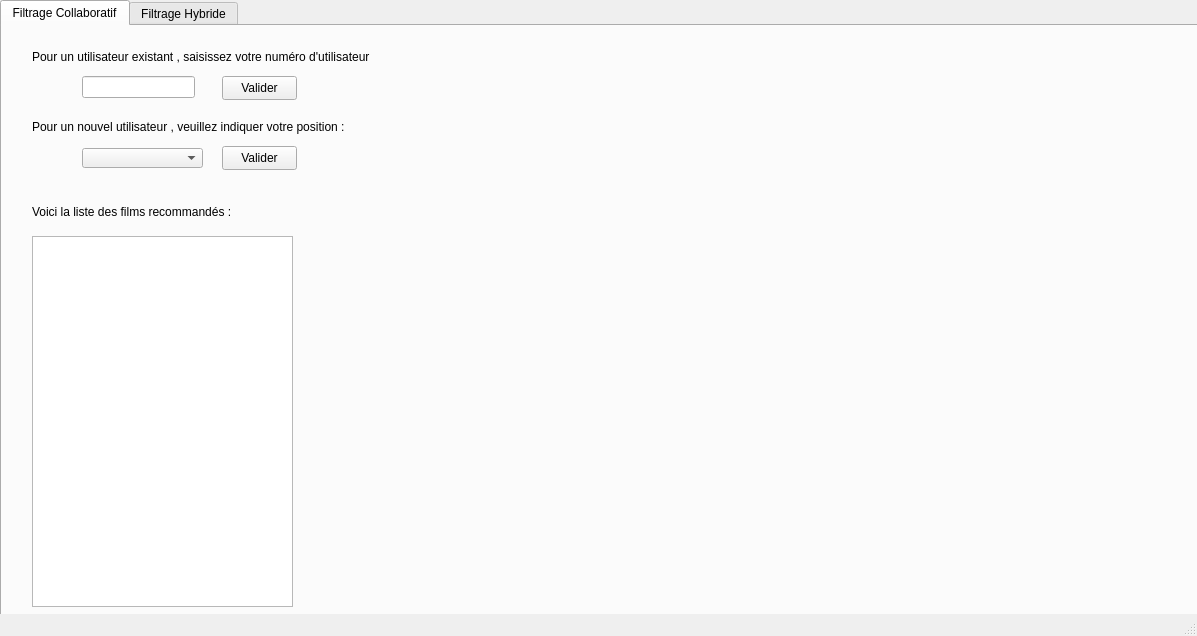
<?xml version="1.0" encoding="UTF-8"?>
<ui version="4.0">
 <class>MainWindow</class>
 <widget class="QMainWindow" name="MainWindow">
  <property name="geometry">
   <rect>
    <x>0</x>
    <y>0</y>
    <width>1197</width>
    <height>636</height>
   </rect>
  </property>
  <property name="windowTitle">
   <string>MainWindow</string>
  </property>
  <widget class="QWidget" name="centralwidget">
   <widget class="QTabWidget" name="tabWidget">
    <property name="geometry">
     <rect>
      <x>0</x>
      <y>0</y>
      <width>1201</width>
      <height>631</height>
     </rect>
    </property>
    <property name="currentIndex">
     <number>0</number>
    </property>
    <widget class="QWidget" name="tab">
     <attribute name="title">
      <string>Filtrage Collaboratif</string>
     </attribute>
     <widget class="QLabel" name="label">
      <property name="geometry">
       <rect>
        <x>30</x>
        <y>20</y>
        <width>341</width>
        <height>21</height>
       </rect>
      </property>
      <property name="text">
       <string>Pour un utilisateur existant , saisissez votre numéro d'utilisateur</string>
      </property>
     </widget>
     <widget class="QLineEdit" name="lineEdit">
      <property name="geometry">
       <rect>
        <x>80</x>
        <y>50</y>
        <width>113</width>
        <height>22</height>
       </rect>
      </property>
     </widget>
     <widget class="QPushButton" name="pushButton">
      <property name="geometry">
       <rect>
        <x>220</x>
        <y>50</y>
        <width>75</width>
        <height>24</height>
       </rect>
      </property>
      <property name="text">
       <string>Valider</string>
      </property>
     </widget>
     <widget class="QLabel" name="label_2">
      <property name="geometry">
       <rect>
        <x>30</x>
        <y>90</y>
        <width>331</width>
        <height>21</height>
       </rect>
      </property>
      <property name="text">
       <string>Pour un nouvel utilisateur , veuillez indiquer votre position :</string>
      </property>
     </widget>
     <widget class="QComboBox" name="comboBox">
      <property name="geometry">
       <rect>
        <x>80</x>
        <y>122</y>
        <width>121</width>
        <height>20</height>
       </rect>
      </property>
     </widget>
     <widget class="QPushButton" name="pushButton_2">
      <property name="geometry">
       <rect>
        <x>220</x>
        <y>120</y>
        <width>75</width>
        <height>24</height>
       </rect>
      </property>
      <property name="text">
       <string>Valider</string>
      </property>
     </widget>
     <widget class="QLabel" name="label_3">
      <property name="geometry">
       <rect>
        <x>30</x>
        <y>170</y>
        <width>221</width>
        <height>31</height>
       </rect>
      </property>
      <property name="text">
       <string>Voici la liste des films recommandés :</string>
      </property>
     </widget>
     <widget class="QTextEdit" name="textEdit">
      <property name="geometry">
       <rect>
        <x>30</x>
        <y>210</y>
        <width>261</width>
        <height>371</height>
       </rect>
      </property>
     </widget>
    </widget>
    <widget class="QWidget" name="tab_2">
     <attribute name="title">
      <string>Filtrage Hybride</string>
     </attribute>
    </widget>
   </widget>
  </widget>
  <widget class="QStatusBar" name="statusbar"/>
 </widget>
 <resources/>
 <connections/>
</ui>
